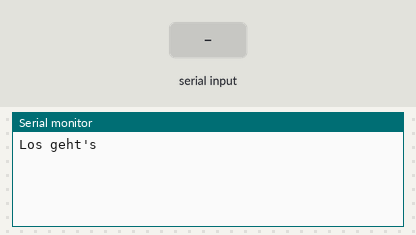
A sketch run on a simulated Arduino Uno, built with avr-gcc and run on an emulated ATmega328P. Parts: the last lines printed to the serial monitor. The inputs (shaded band) are chosen by the test bench.

Above: at 1.2 s.
1.3 s: "1" received over the second serial link
At 3.5 s:
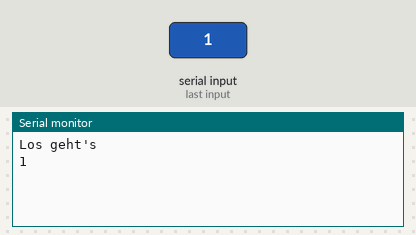
3.8 s: "0" received over the second serial link
At 5.6 s:
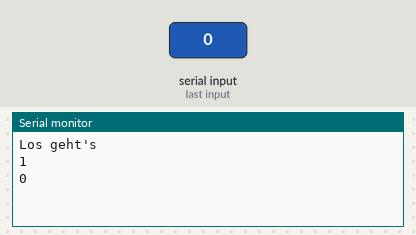

The sketch:

bluethooth-sketch-UNO.ino
```cpp
#include <SoftwareSerial.h>


SoftwareSerial hc05(10, 11);
String sendMsg = "Pong an Nano";
String receiveMsg = "";

void setup() {

  Serial.begin(9600);
  Serial.println("Los geht's");
  hc05.begin(38400); //38400 für hc-05
  hc05.print(sendMsg);
}

void loop() { // run over and over
  if (hc05.available()) {
    receiveMsg = hc05.readString();
    Serial.println(receiveMsg);
    delay(1000);
    hc05.print(sendMsg);
  }
  if (Serial.available()) {
    hc05.print(Serial.readString());
  }
}
```

Measured:
- after the input at 1.3 s, the serial monitor: prints a new line after 1.0 s (image 1)
- after the input at 3.8 s, the serial monitor: prints a new line after 1.0 s (image 2)
